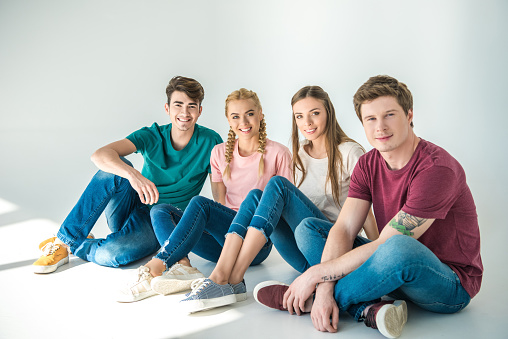
#> input picture lesson_09_face_detection/data/peoples.jpg, 508 x 339 px
$ jupyter execute IntegralImage.ipynb
#> lines starting #> are read from the running program, lines starting #| are printed output that depends on the picture; long printed decimals are rounded
### Integral Image

Integral image is an extremely useful concept when we are facing the problem of summing up (rectangular) image regions (in pixel or in feature domain). In this notebook, we are going to show how to copmpute the integral image. In addition, we are going to measure the time for building a matrix holding the regional sums and compare the classical approach with the integral image approach.

[cell 1]
import cv2
import numpy as np
from time import perf_counter
from matplotlib import pyplot as plt
plt.rcParams['figure.figsize'] = [15, 10]

Let's load an example image.

[cell 2]
img = cv2.imread('data/peoples.jpg')
#> img is the input picture: shape (339, 508, 3); mean B, G, R 181.3, 181, 175.1
img = cv2.cvtColor(img, cv2.COLOR_BGR2GRAY)
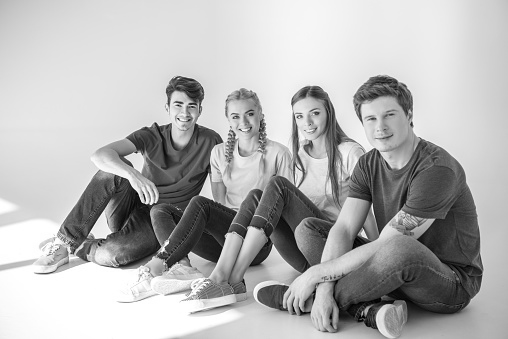
#> img: shape (339, 508); min 0, max 255, mean 179.3
plt.imshow(img, cmap='gray')
img = img/255

### Regional Sums

In face detection, computing the regional pixel sums (for evaluating the Haar basis functions) is a crucial step. For this example, we are now going to huild the sum matrix using a 15x15 sliding window. For the sake of simplicity, we won't bother with the border areas.

[cell 3]
rows, cols = img.shape
#> rows = 339; cols = 508
win = 15
sums = np.zeros((rows, cols))

# Start the computation
start = perf_counter()
# Sliding window
for r in range(win, rows-win-1):
    for c in range(win, cols-win-1):
        # Sum of pixel under the curren window
        sums[r, c] = np.sum(img[r-win:r+win+1, c-win:c+win+1])
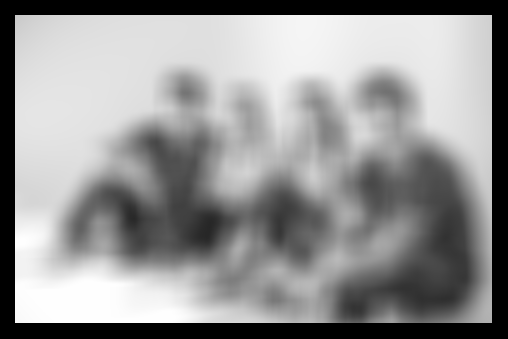
#> sums: shape (339, 508) float64; min 0, max 961, mean 556.9; drawn with min black and max white
# Elapsed time for building the matrix of regional sums
elapsed = perf_counter() - start
print('Elapsed time:', elapsed)

### Integral Image

As we see above, building the sum matrix using the sliding window approach is quite slow. In fact, it is prohibitevly slow for real-time applications. Fortunately, we can make use of the integral image. Let's first build the integral image and then use it to build the matrix of regional sums.

[cell 4]
sums_int_img = np.zeros((rows, cols))

start = perf_counter()
# Build integral image
int_img = img.cumsum(axis=0).cumsum(axis=1)
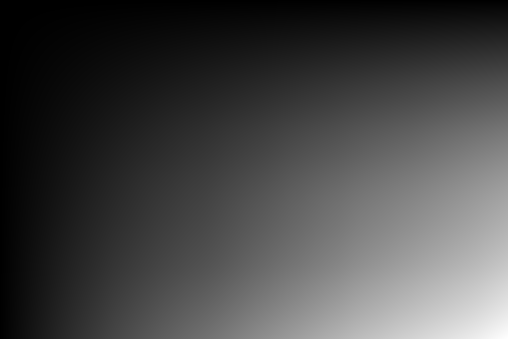
#> int_img: shape (339, 508) float64; min 0.714, max 121087.3, mean 33391.2; drawn with min black and max white
# Sliding window
for r in range(win, rows-win-1):
    for c in range(win, cols-win-1):
        # Summation of only 4 elements
        sums_int_img[r, c] = int_img[r+win, c+win] - \
                             int_img[r+win, c-win-1] - \
                             int_img[r-win-1, c+win] + \
                             int_img[r-win-1, c-win-1]
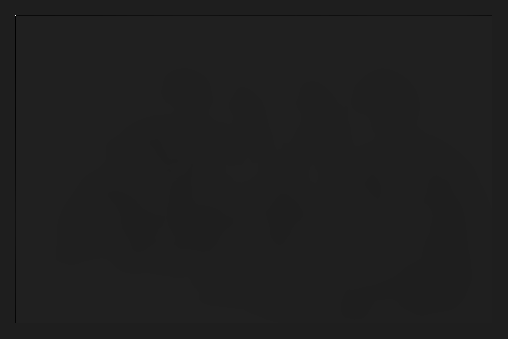
#> sums_int_img: shape (339, 508) float64; min -13279.8, max 98446.8, mean 518; drawn with min black and max white

elapsed = perf_counter() - start
print('Elapsed time:', elapsed)

By using the integral image the computation time has decreased 4 times! Not bad, but can we do better? We know that python is not extremely efficient when it comes to loops. Therefore, can we get (somehow) rid of them?

The asnwer is that we can. We can obtain the same results but first adjusting the regional matrices (A. B, C, D) by rolling their axes. Afterwards, the calculation of the matrix of regional sums is just a summation of four matrices.

[cell 5]
start = perf_counter()
# Build integral image
int_img = img.cumsum(axis=0).cumsum(axis=1)
# Build matrices for A, B, C and D regions (by axis rolling)
# Note: positive shift parameter rolls to the left,
# therefore the signs are inverted when compared to the loop above
A = np.roll(np.roll(int_img, win+1, axis=0), win+1, axis=1)
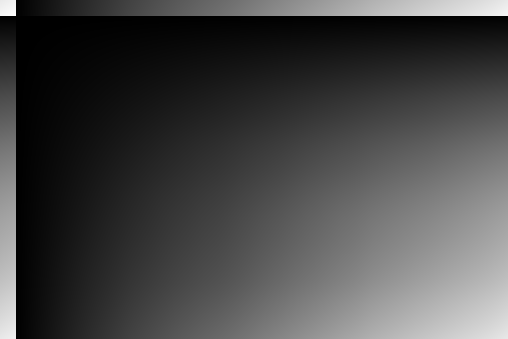
#> A: shape (339, 508) float64; min 0.714, max 121087.3, mean 33391.2; drawn with min black and max white
B = np.roll(np.roll(int_img, win+1, axis=0), -win, axis=1)
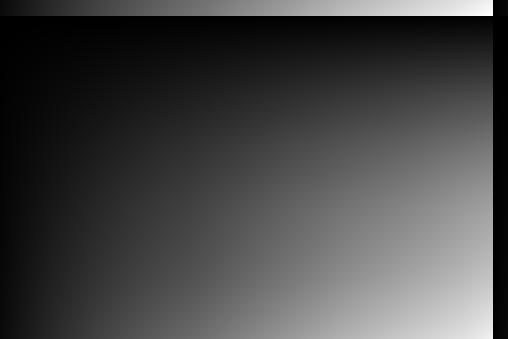
#> B: shape (339, 508) float64; min 0.714, max 121087.3, mean 33391.2; drawn with min black and max white
C = np.roll(np.roll(int_img, -win, axis=0), win+1, axis=1)
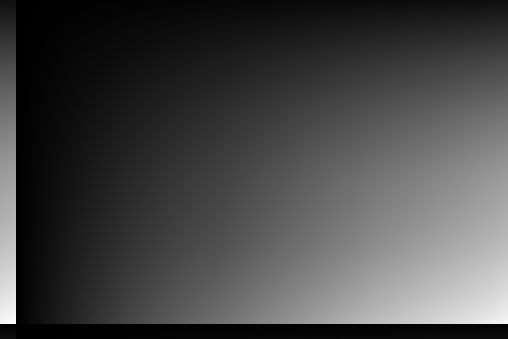
#> C: shape (339, 508) float64; min 0.714, max 121087.3, mean 33391.2; drawn with min black and max white
D = np.roll(np.roll(int_img, -win, axis=0), -win, axis=1)
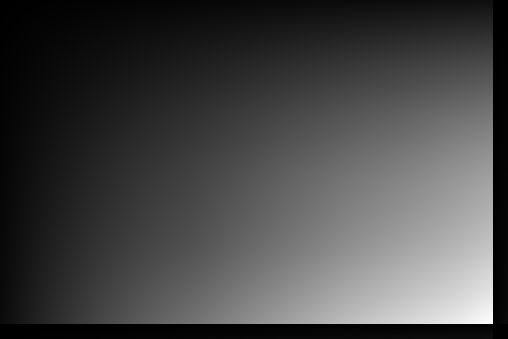
#> D: shape (339, 508) float64; min 0.714, max 121087.3, mean 33391.2; drawn with min black and max white

result = D - B - C + A
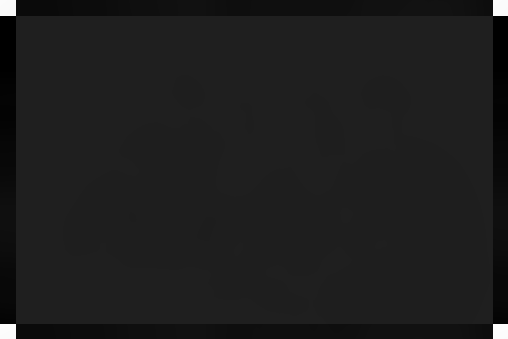
#> result: shape (339, 508) float64; min -13300, max 101186.6, mean 0; drawn with min black and max white
elapsed = perf_counter() - start
print('Elapsed time:', elapsed)

We have managed to reduce the time much further. The computation is now around 100 times faster!

[cell 6]
# Lets check the results
N = 300
print(sums[N, N])
#| 573.847
print(sums_int_img[N, N])
#| 573.847
print(result[N, N])
#| 573.847

[cell 7]
# Average diff between sliding window vs integral image
np.mean(np.abs(sums[win+1:-win-1, win+1:-win-1] - sums_int_img[win+1:-win-1, win+1:-win-1]))
#> Out = 1.05e-11

[cell 8]
# Average diff between integral image vs "clever" integral image
np.mean(np.abs(sums_int_img[win+1:-win-1, win+1:-win-1] - result[win+1:-win-1, win+1:-win-1]))
#> Out = 3.08e-14

$ run again, with lesson_09_face_detection/data/american_football.jpg copied over lesson_09_face_detection/data/peoples.jpg
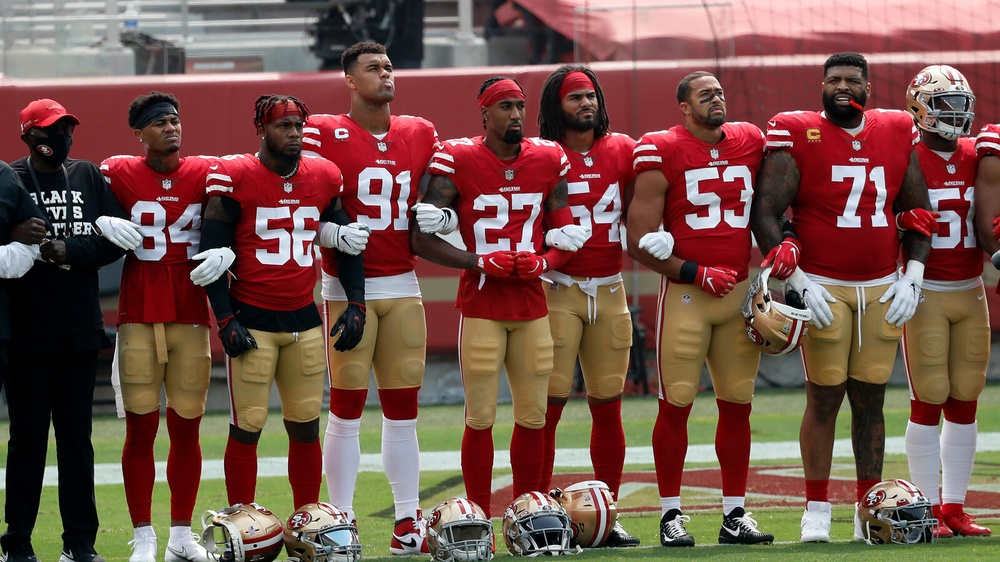
#> input picture lesson_09_face_detection/data/american_football.jpg, 1000 x 562 px, shrunk from 1600 x 900 before the run
#> img is the input picture: shape (562, 1000, 3); mean B, G, R 75.5, 84, 117.4
#> after the loop `for r in range(win, rows-win-1):`:
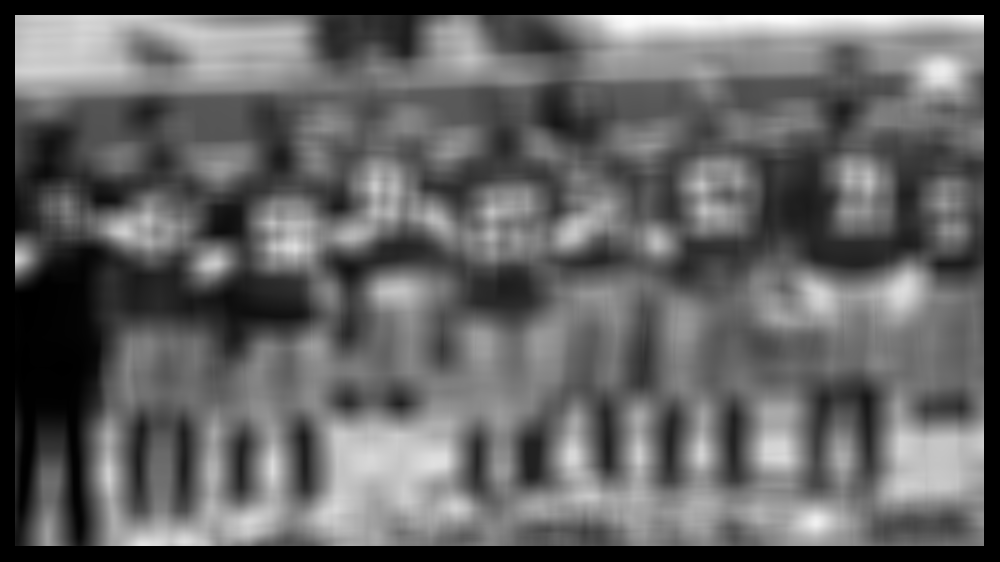
#> sums: shape (562, 1000) float64; min 0, max 811.4, mean 314.7; drawn with min black and max white
#> `result = D - B - C + A`:
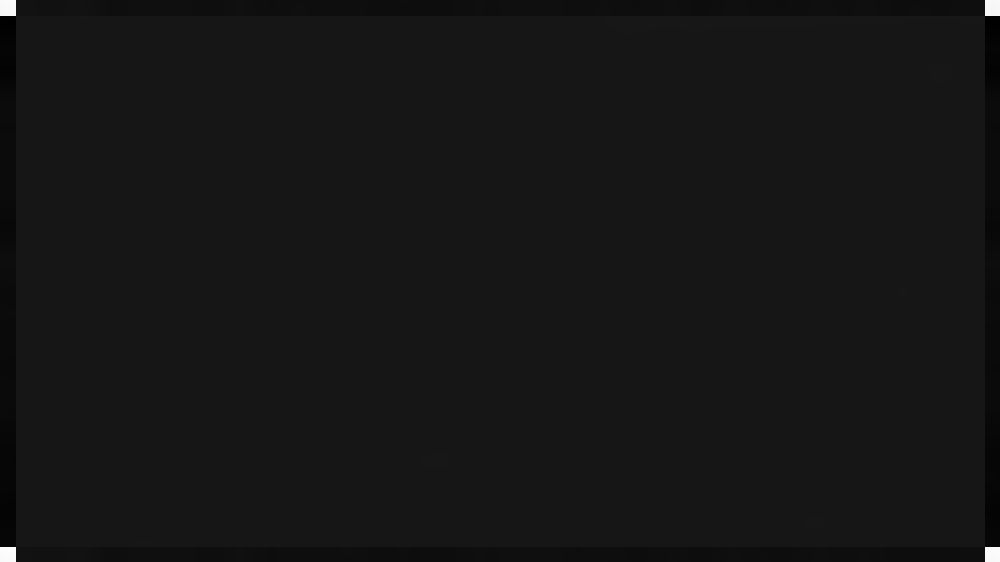
#> result: shape (562, 1000) float64; min -17914.2, max 188320.7, mean 0; drawn with min black and max white
#| 124.616
#| 124.616
#| 124.616
#> `np.mean(np.abs(sums[win+1:-win-1, win+1:-win-1] - sums_int_img[win+1:-..`: Out = 1.48e-11
#> `np.mean(np.abs(sums_int_img[win+1:-win-1, win+1:-win-1] - result[win+1..`: Out = 1.4e-14

$ run again, with lesson_09_face_detection/data/children.jpg copied over lesson_09_face_detection/data/peoples.jpg
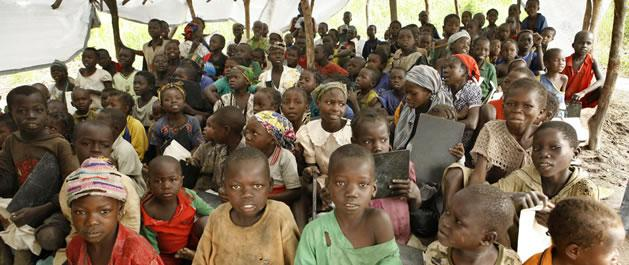
#> input picture lesson_09_face_detection/data/children.jpg, 629 x 265 px
#> img is the input picture: shape (265, 629, 3); mean B, G, R 92.3, 112.3, 128.2
#> after the loop `for r in range(win, rows-win-1):`:
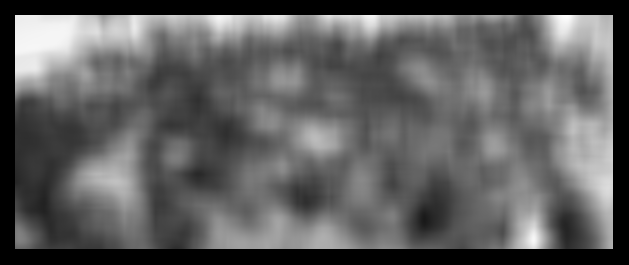
#> sums: shape (265, 629) float64; min 0, max 907.7, mean 339.9; drawn with min black and max white
#> `result = D - B - C + A`:
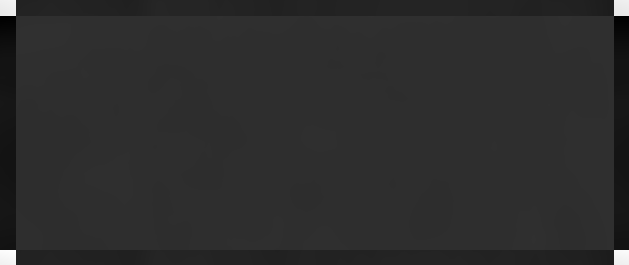
#> result: shape (265, 629) float64; min -13535.3, max 62912.6, mean 0; drawn with min black and max white
#> `np.mean(np.abs(sums[win+1:-win-1, win+1:-win-1] - sums_int_img[win+1:-..`: Out = 6.1e-12
#> `np.mean(np.abs(sums_int_img[win+1:-win-1, win+1:-win-1] - result[win+1..`: Out = 2.67e-14
